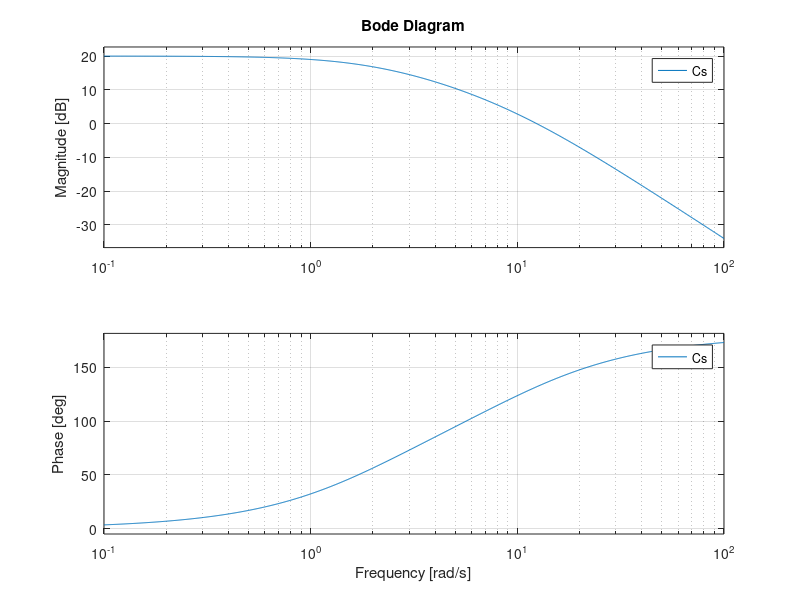
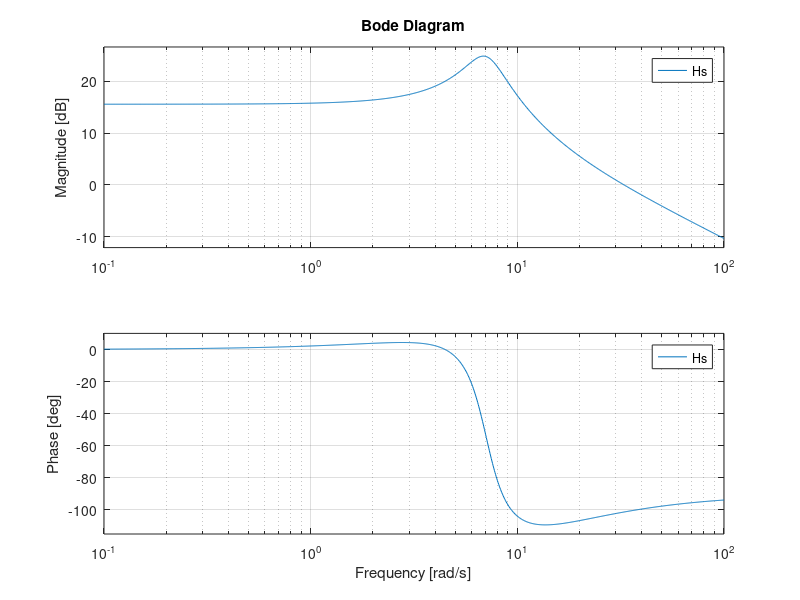

The MATLAB script that drew these images, in order:
close all; clc; clear;
%% Ex 10 atividade 5
%% a)      200s
%     ---------------
%       (s+2)(s+10)     =   s² - 12s + 20

num_a = 200;
den_a = [1 -12 20];

Cs = tf(num_a, den_a)

figure(1)
bode(Cs)

%% b)        s + 10
%     30----------------
%         s² + 3s + 50

num_b = [1 10];
den_b = [1 3 50];

Hs = tf(num_b, den_b)

figure(2)
bode(Hs)

%% b)        s + 10
%     30----------------
%         s² + 3s + 50

num_b = [30 300];
den_b = [1 3 50];

Hs = tf(num_b, den_b)

figure(2)
bode(Hs)
